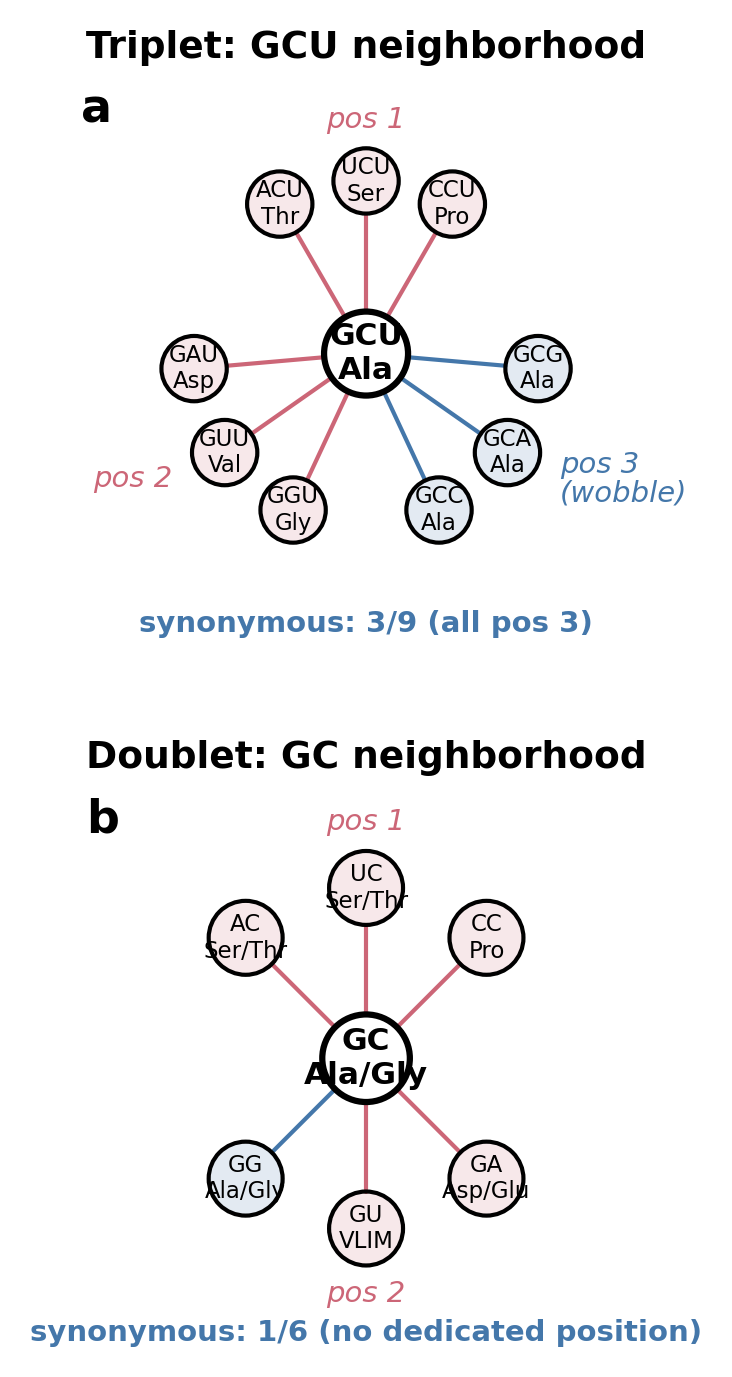

Generate this figure with Python:
"""
Fig 2 — Wobble mechanism schematic for JME Letter.

Panel A: Triplet code — Hamming-1 neighborhood of GCU (Ala).
  3/9 neighbors are synonymous, all via position-3 (wobble) changes.

Panel B: Doublet code — Hamming-1 neighborhood of GC (Ala/Gly).
  Only 1/6 neighbors is synonymous. No dedicated synonymy position.

Visual message: the third codon position creates an error-absorbing
corridor that doublet codes lack.
"""

import numpy as np
import matplotlib.pyplot as plt

# --- palette (Paul Tol colorblind-safe) ---
BLUE = "#4477AA"
RED = "#CC6677"
BLUE_FILL = (*plt.matplotlib.colors.to_rgb(BLUE), 0.15)
RED_FILL = (*plt.matplotlib.colors.to_rgb(RED), 0.15)

# --- global font settings ---
plt.rcParams.update({
    "font.family": "sans-serif",
    "font.size": 8,
    "axes.titlesize": 9,
    "axes.titleweight": "bold",
})

LABEL_SIZE = 7.5
ANNOT_SIZE = 7
NODE_FONT = 5.5


def draw_node(ax, xy, r, label, fill="white", edgecolor="black", lw=1.0,
              fontsize=NODE_FONT, bold=False):
    """draw a circle node with a centered label."""
    circle = plt.Circle(xy, r, facecolor=fill, edgecolor=edgecolor,
                        linewidth=lw, zorder=3, clip_on=False)
    ax.add_patch(circle)
    weight = "bold" if bold else "normal"
    ax.text(xy[0], xy[1], label, ha="center", va="center",
            fontsize=fontsize, fontweight=weight, zorder=4)


def draw_edge(ax, xy_from, xy_to, r_from, r_to, color, lw=1.0):
    """draw a line between two nodes, clipped to circle boundaries."""
    dx = xy_to[0] - xy_from[0]
    dy = xy_to[1] - xy_from[1]
    dist = np.hypot(dx, dy)
    if dist == 0:
        return
    ux, uy = dx / dist, dy / dist
    x0 = xy_from[0] + ux * r_from
    y0 = xy_from[1] + uy * r_from
    x1 = xy_to[0] - ux * r_to
    y1 = xy_to[1] - uy * r_to
    ax.plot([x0, x1], [y0, y1], color=color, linewidth=lw, zorder=1,
            solid_capstyle="round")


def polar_xy(cx, cy, angle_deg, radius):
    """convert polar to cartesian."""
    a = np.radians(angle_deg)
    return (cx + radius * np.cos(a), cy + radius * np.sin(a))


# =========================================================================
# panel A — triplet: GCU neighborhood (9 neighbors)
# =========================================================================

def draw_panel_a(ax):
    cx, cy = 0.0, 0.0
    R_center = 0.45
    R_outer = 0.35
    orbit = 1.85

    # 3 groups of 3, centered at 90° (top), 215° (lower-left), 325° (lower-right).
    # shift lower-right group slightly right so "pos 3 (wobble)" label fits.
    spread = 30

    # pos 1 — top sector
    pos1 = [("ACU", "Thr"), ("UCU", "Ser"), ("CCU", "Pro")]
    a1_center = 90
    angles1 = [a1_center + spread, a1_center, a1_center - spread]

    # pos 2 — lower-left sector
    pos2 = [("GGU", "Gly"), ("GUU", "Val"), ("GAU", "Asp")]
    a2_center = 215
    angles2 = [a2_center + spread, a2_center, a2_center - spread]

    # pos 3 — lower-right sector (synonymous)
    pos3 = [("GCG", "Ala"), ("GCA", "Ala"), ("GCC", "Ala")]
    a3_center = 325
    angles3 = [a3_center + spread, a3_center, a3_center - spread]

    # draw edges + nodes: pos 1
    for (codon, aa), ang in zip(pos1, angles1):
        xy = polar_xy(cx, cy, ang, orbit)
        draw_edge(ax, (cx, cy), xy, R_center, R_outer, RED)
        draw_node(ax, xy, R_outer, f"{codon}\n{aa}", fill=RED_FILL)

    # pos 2
    for (codon, aa), ang in zip(pos2, angles2):
        xy = polar_xy(cx, cy, ang, orbit)
        draw_edge(ax, (cx, cy), xy, R_center, R_outer, RED)
        draw_node(ax, xy, R_outer, f"{codon}\n{aa}", fill=RED_FILL)

    # pos 3 (synonymous)
    for (codon, aa), ang in zip(pos3, angles3):
        xy = polar_xy(cx, cy, ang, orbit)
        draw_edge(ax, (cx, cy), xy, R_center, R_outer, BLUE)
        draw_node(ax, xy, R_outer, f"{codon}\n{aa}", fill=BLUE_FILL)

    # center node on top
    draw_node(ax, (cx, cy), R_center, "GCU\nAla", fill="white",
              edgecolor="black", lw=1.5, fontsize=LABEL_SIZE, bold=True)

    # group labels — outside the outer ring, positioned carefully
    # pos 1 label: above the top group
    lx1, ly1 = polar_xy(cx, cy, a1_center, orbit + R_outer + 0.15)
    ax.text(lx1, ly1, "pos 1",
            fontsize=ANNOT_SIZE, color=RED, ha="center", va="bottom",
            style="italic")

    # pos 2 label: to the left of lower-left group
    lx2, ly2 = polar_xy(cx, cy, a2_center, orbit + R_outer + 0.15)
    ax.text(lx2 - 0.15, ly2, "pos 2",
            fontsize=ANNOT_SIZE, color=RED, ha="right", va="center",
            style="italic")

    # pos 3 label: to the right of lower-right group
    lx3, ly3 = polar_xy(cx, cy, a3_center, orbit + R_outer + 0.15)
    ax.text(lx3 + 0.15, ly3, "pos 3\n(wobble)",
            fontsize=ANNOT_SIZE, color=BLUE, ha="left", va="center",
            style="italic", linespacing=1.0)

    # synonymy summary
    ax.text(0.0, -(orbit + R_outer + 0.55),
            "synonymous: 3/9 (all pos 3)",
            fontsize=ANNOT_SIZE, ha="center", va="top", color=BLUE,
            fontweight="bold")

    lim = orbit + R_outer + 0.90
    ax.set_xlim(-lim, lim)
    ax.set_ylim(-(orbit + R_outer + 0.75), lim - 0.20)
    ax.set_aspect("equal")
    ax.axis("off")
    ax.set_title("Triplet: GCU neighborhood", pad=6)

    # panel label
    ax.text(-lim + 0.05, lim - 0.25, "a", fontsize=11, fontweight="bold",
            ha="left", va="top")


# =========================================================================
# panel B — doublet: GC neighborhood (6 neighbors)
# =========================================================================

def draw_panel_b(ax):
    cx, cy = 0.0, 0.0
    R_center = 0.45
    R_outer = 0.38
    orbit = 1.75

    # 2 groups of 3 at 90° (top) and 270° (bottom), spread ±45°
    spread = 45

    # pos 1 — top
    pos1 = [("AC", "Ser/Thr"), ("UC", "Ser/Thr"), ("CC", "Pro")]
    a1_center = 90
    angles1 = [a1_center + spread, a1_center, a1_center - spread]

    # pos 2 — bottom (GG is synonymous)
    pos2_data = [
        ("GA", "Asp/Glu", False),
        ("GU", "VLIM", False),
        ("GG", "Ala/Gly", True),
    ]
    a2_center = 270
    angles2 = [a2_center + spread, a2_center, a2_center - spread]

    # pos 1 nodes
    for (codon, aa), ang in zip(pos1, angles1):
        xy = polar_xy(cx, cy, ang, orbit)
        draw_edge(ax, (cx, cy), xy, R_center, R_outer, RED)
        draw_node(ax, xy, R_outer, f"{codon}\n{aa}", fill=RED_FILL)

    # pos 2 nodes
    for (codon, aa, syn), ang in zip(pos2_data, angles2):
        xy = polar_xy(cx, cy, ang, orbit)
        ec = BLUE if syn else RED
        fc = BLUE_FILL if syn else RED_FILL
        draw_edge(ax, (cx, cy), xy, R_center, R_outer, ec)
        draw_node(ax, xy, R_outer, f"{codon}\n{aa}", fill=fc)

    # center node
    draw_node(ax, (cx, cy), R_center, "GC\nAla/Gly", fill="white",
              edgecolor="black", lw=1.5, fontsize=LABEL_SIZE, bold=True)

    # group labels
    lx1, ly1 = polar_xy(cx, cy, a1_center, orbit + R_outer + 0.15)
    ax.text(lx1, ly1, "pos 1",
            fontsize=ANNOT_SIZE, color=RED, ha="center", va="bottom",
            style="italic")

    lx2, ly2 = polar_xy(cx, cy, a2_center, orbit + R_outer + 0.15)
    ax.text(lx2, ly2, "pos 2",
            fontsize=ANNOT_SIZE, color=RED, ha="center", va="top",
            style="italic")

    # synonymy summary
    ax.text(0.0, -(orbit + R_outer + 0.55),
            "synonymous: 1/6 (no dedicated position)",
            fontsize=ANNOT_SIZE, ha="center", va="top", color=BLUE,
            fontweight="bold")

    lim = orbit + R_outer + 0.80
    ax.set_xlim(-lim, lim)
    ax.set_ylim(-(orbit + R_outer + 0.75), lim - 0.20)
    ax.set_aspect("equal")
    ax.axis("off")
    ax.set_title("Doublet: GC neighborhood", pad=6)

    # panel label
    ax.text(-lim + 0.05, lim - 0.25, "b", fontsize=11, fontweight="bold",
            ha="left", va="top")


# =========================================================================
# compose figure
# =========================================================================

def main():
    fig, (ax_a, ax_b) = plt.subplots(2, 1, figsize=(3.5, 4.5))
    fig.subplots_adjust(hspace=0.30, top=0.95, bottom=0.02, left=0.02, right=0.98)

    draw_panel_a(ax_a)
    draw_panel_b(ax_b)

    outbase = "figures/fig2_wobble_mechanism"
    fig.savefig(f"{outbase}.pdf", dpi=300, bbox_inches="tight")
    fig.savefig(f"{outbase}.png", dpi=300, bbox_inches="tight")
    print(f"saved {outbase}.pdf and {outbase}.png")
    plt.close(fig)


if __name__ == "__main__":
    main()
